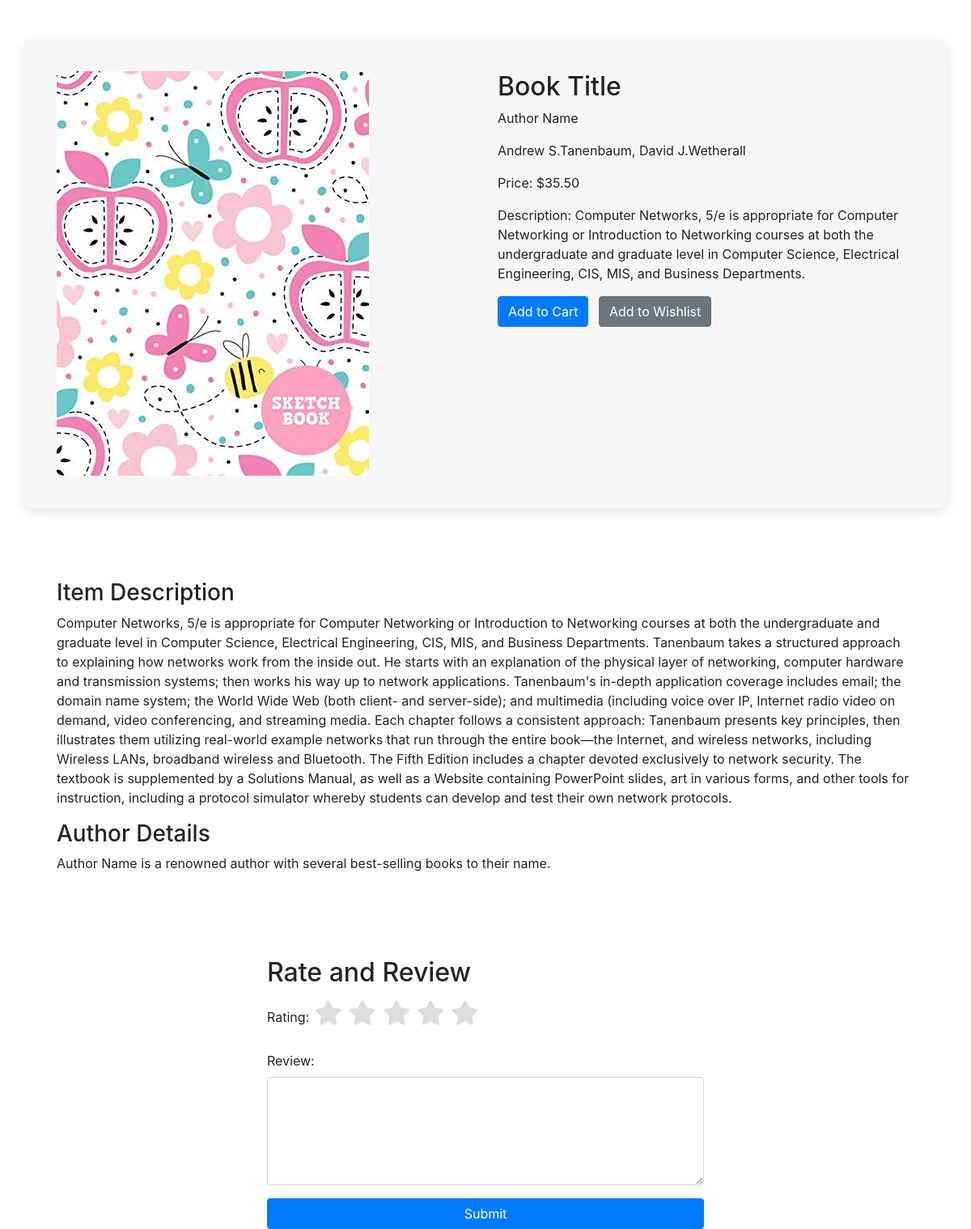
The page /individualproduct_page/11174539 (signed in) on the database as committed earlier.
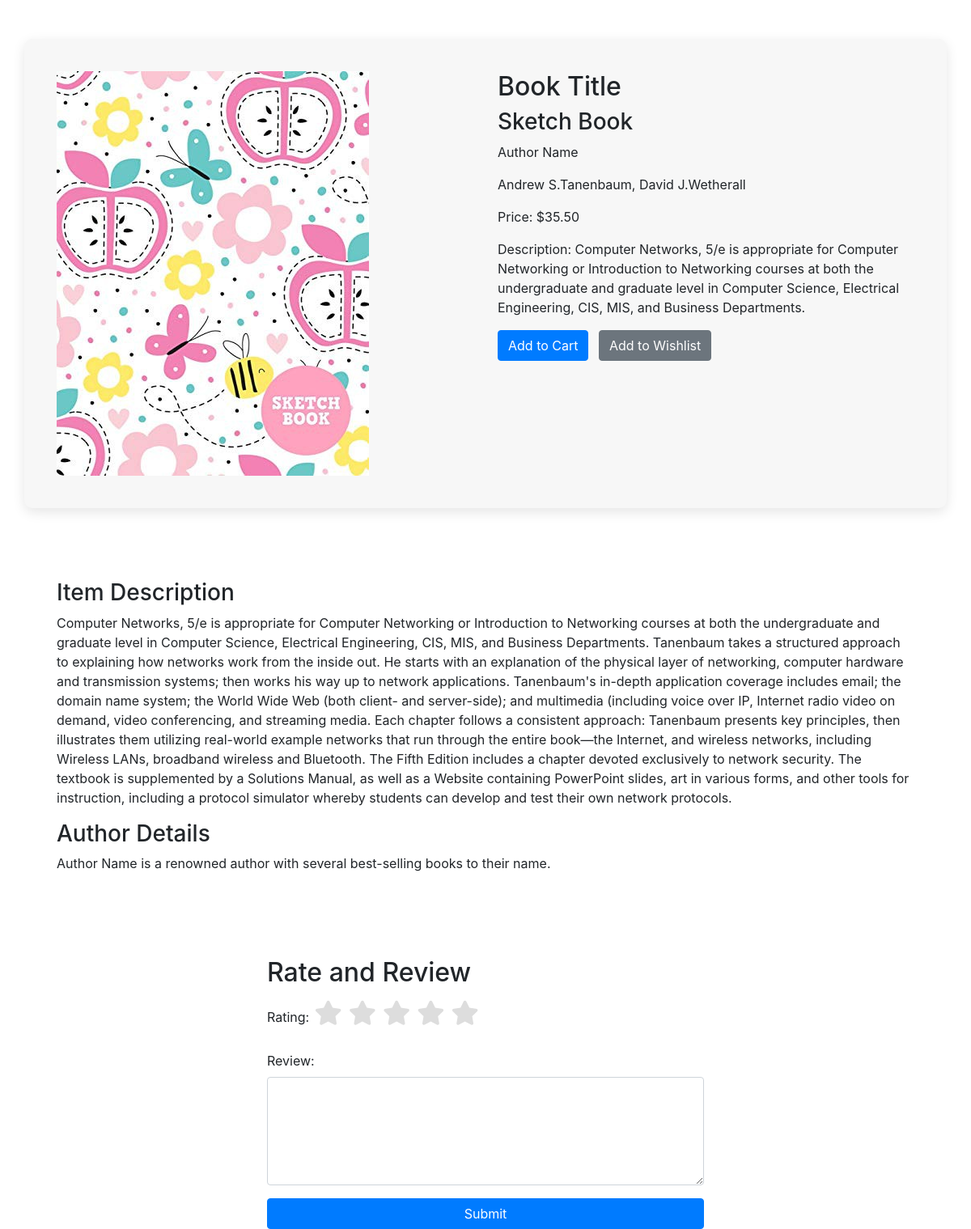
The same page on the database as committed later.
### main.py (models this page shows)
class Book(db.Model):
    __tablename__ = 'book'
    id = db.Column(db.Integer, primary_key=True)
    coverId = db.Column(db.String(100), unique=True, nullable=False)
    bookName = db.Column(db.String(200), nullable=False)
    searches = db.relationship('Search', secondary=book_search.__tablename__, lazy='subquery',
        backref=db.backref('books', lazy=True))

### main.py (the view)
@app.route('/individualproduct_page/<coverId>', methods=["GET", "POST"])
def individualproduct_page(coverId):
    current_book = db.session.query(Book).filter(Book.coverId == coverId).first()
    return render_template("individualproduct_page.html", coverId=coverId, book=current_book)

### templates/individualproduct_page.html (shortened to what this page needs)
<!DOCTYPE html>
<html lang="en">
<head>
    <link rel="stylesheet" href="https://maxcdn.bootstrapcdn.com/bootstrap/4.5.2/css/bootstrap.min.css">
    <link rel="stylesheet" href="https://cdnjs.cloudflare.com/ajax/libs/font-awesome/5.15.1/css/all.min.css">
</head>
<body>
    <section id="product-details" class="container mt-5">
        <div class="row">
            <div class="col-md-6">
                <img src="../static/covers/{{coverId}}.jpg" alt="Book Image" class="img-fluid">
            </div>
            <div class="col-md-6">
                <h2>Book Title</h2>
                <h3>{{ book.bookName }}</h3>
                <p>Author Name</p>
                <p>Andrew S.Tanenbaum, David J.Wetherall</J></p>
                <p>Price: $35.50</p>
                <p>Description: Computer Networks, 5/e is appropriate for Computer Networking or Introduction to Networking courses at both the undergraduate and graduate level in Computer Science, Electrical Engineering, CIS, MIS, and Business Departments.</p>
                <button id="addToCartBtn" class="btn btn-primary mr-2">Add to Cart</button>
                <button id="addToWishlistBtn" class="btn btn-secondary">Add to Wishlist</button>
            </div>
        </div>
    </section>
    <section id="item-description" class="container mt-5">
        <h3>Item Description</h3>
        <p>Computer Networks, 5/e is appropriate for Computer Networking or Introduction to Networking courses at both the undergraduate and graduate level in Computer Science, Electrical Engineering, CIS, MIS, and Business Departments. Tanenbaum takes a structured approach to explaining how networks work from the inside out. He starts with an explanation of the physical layer of networking, computer hardware and transmission systems; then works his way up to network applications. Tanenbaum's in-depth application coverage includes email; the domain name system; the World Wide Web (both client- and server-side); and multimedia (including voice over IP, Internet radio video on demand, video conferencing, and streaming media. Each chapter follows a consistent approach: Tanenbaum presents key principles, then illustrates them utilizing real-world example networks that run through the entire book―the Internet, and wireless networks, including Wireless LANs, broadband wireless and Bluetooth. The Fifth Edition includes a chapter devoted exclusively to network security. The textbook is supplemented by a Solutions Manual, as well as a Website containing PowerPoint slides, art in various forms, and other tools for instruction, including a protocol simulator whereby students can develop and test their own network protocols.</p>
        <h3>Author Details</h3>
        <p>Author Name is a renowned author with several best-selling books to their name.</p>
    </section>
     <section id="rating-review" class="container mt-5">
        <div class="row justify-content-center">
            <div class="col-md-6">
                <h2>Rate and Review</h2>
                <form id="ratingReviewForm">
                    <div class="form-group">
                        <label for="rating">Rating:</label>
                        <div class="rating">
                            <label for="star5" title="5 stars"><i class="fas fa-star"></i></label>
                            <label for="star4" title="4 stars"><i class="fas fa-star"></i></label>
                            <label for="star3" title="3 stars"><i class="fas fa-star"></i></label>
                            <label for="star2" title="2 stars"><i class="fas fa-star"></i></label>
                            <label for="star1" title="1 star"><i class="fas fa-star"></i></label>
                        </div>
                    </div>
                    <div class="form-group">
                        <label for="review">Review:</label>
                        <textarea class="form-control" id="review" rows="5" required></textarea>
                    </div>
                    <button type="submit" class="btn btn-primary w-100">Submit</button>
                </form>
            </div>
        </div>
    </section>
</body>
</html>

### templates/individualproduct_page.html (style rules this page uses)
body { font-family: Arial, sans-serif; }
#product-details { background-color: #f7f7f7; padding: 40px; border-radius: 10px; box-shadow: 0 5px 15px rgba(0, 0, 0, 0.1); }
#item-description { padding: 40px; }
.rating { display: inline-block; }
.rating label { color: #ddd; font-size: 30px; padding: 0 2px; cursor: pointer; }

Rows that differ between the two databases and show on the page:
added Book: bookName "Sketch Book"
